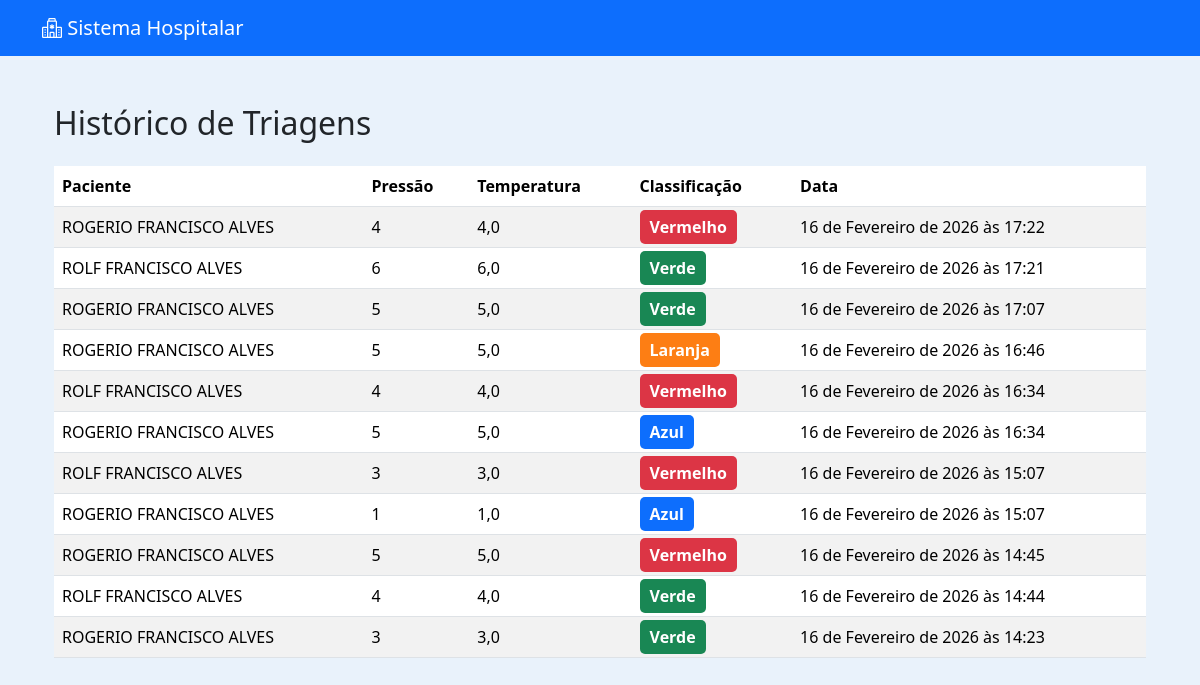
Page /triagem/historico/ on the earlier database version.
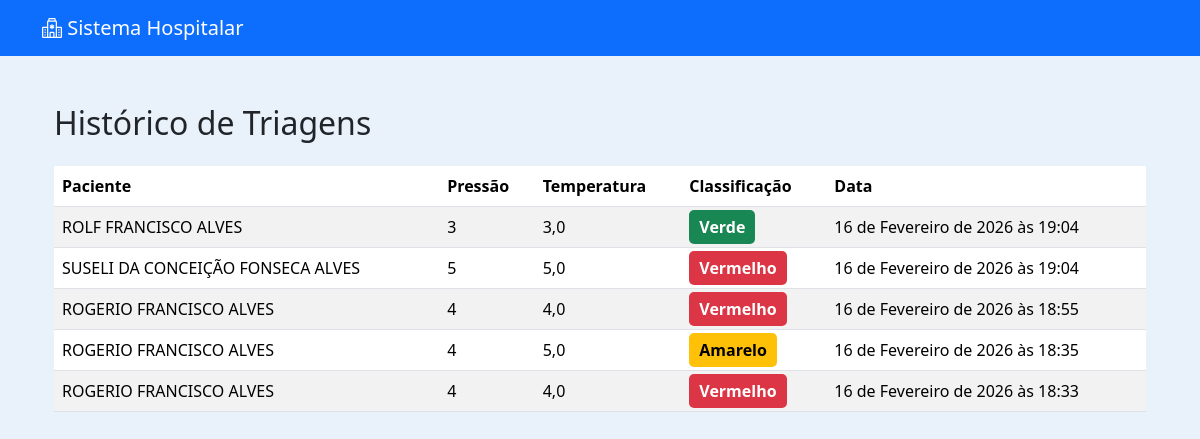
Same page on the later database version.
### triagem/models.py (models this page shows)
class Triagem(models.Model):
    RISCO_CHOICES = [
        ('Vermelho', 'Vermelho'),
        ('Laranja', 'Laranja'),
        ('Amarelo', 'Amarelo'),
        ('Verde', 'Verde'),
        ('Azul', 'Azul'),
    ]
    agendamento = models.OneToOneField(Agendamento, on_delete=models.CASCADE)
    paciente = models.ForeignKey(Paciente, on_delete=models.CASCADE)
    pressao_arterial = models.CharField(max_length=20)
    temperatura = models.DecimalField(max_digits=4, decimal_places=1)
    frequencia_cardiaca = models.IntegerField()
    saturacao = models.IntegerField()
    atendido = models.BooleanField(default=False)
    classificacao_risco = models.CharField(
        max_length=10,
        choices=RISCO_CHOICES,
        blank=True,
        null=True
    )
    observacoes = models.TextField(blank=True, null=True)
    data_triagem = models.DateTimeField(auto_now_add=True)

### pacientes/models.py (models this page shows, shortened)
class Paciente(models.Model):
    nome = models.CharField(max_length=100)
    nome_social = models.CharField(max_length=100, blank=True, null=True)
    nome_mae = models.CharField(max_length=100)
    nome_pai = models.CharField(max_length=100, blank=True, null=True)
    cpf = models.CharField(
        max_length=14,
        unique=True,
        validators=[
            RegexValidator(
                r'^\d{3}\.\d{3}\.\d{3}-\d{2}$',
                'CPF inválido! Use XXX.XXX.XXX-XX'
            )
        ]
    )
    data_nascimento = models.DateField()
    SEXO_BIOLOGICO_CHOICES = [
        ('M', 'Masculino'),
        ('F', 'Feminino'),
        ('I', 'Intersexo'),
    ]
    sexo_biologico = models.CharField(max_length=1, choices=SEXO_BIOLOGICO_CHOICES)
    identidade_genero = models.CharField(max_length=50)
    orientacao_sexual = models.CharField(max_length=50)
    NACIONALIDADE_CHOICES = [
        ('BRASILEIRA', 'Brasileira'),
        ('ARGENTINA', 'Argentina'),
        ('BOLIVIANA', 'Boliviana'),
        ('CHILENA', 'Chilena'),
        ('COLOMBIANA', 'Colombiana'),
        ('PARAGUAIA', 'Paraguaia'),
        ('PERUANA', 'Peruana'),
        ('URUGUAIA', 'Uruguaia'),
        ('VENEZUELANA', 'Venezuelana'),
        ('OUTRA', 'Outra'),
    ]
    nacionalidade = models.CharField(
        max_length=20,
        choices=NACIONALIDADE_CHOICES,
        default='BRASILEIRA'
    )
    naturalidade = models.CharField(max_length=100)
    RACA_COR_CHOICES = [
        ('BRANCA', 'Branca'),
        ('PRETA', 'Preta'),
        ('PARDA', 'Parda'),
        ('AMARELA', 'Amarela'),
        ('INDIGENA', 'Indígena'),
    ]
    raca_cor = models.CharField(max_length=10, choices=RACA_COR_CHOICES)
    ESTADO_CIVIL_CHOICES = [
        ('SOLTEIRO', 'Solteiro(a)'),
        ('CASADO', 'Casado(a)'),
        ('DIVORCIADO', 'Divorciado(a)'),
        ('VIUVO', 'Viúvo(a)'),
        ('UNIAO_ESTAVEL', 'União Estável'),
    ]
    estado_civil = models.CharField(max_length=20, choices=ESTADO_CIVIL_CHOICES)
    ESCOLARIDADE_CHOICES = [
        ('SEM_INSTRUCAO', 'Sem instrução'),
        ('FUNDAMENTAL_INCOMPLETO', 'Fundamental incompleto'),
        ('FUNDAMENTAL_COMPLETO', 'Fundamental completo'),
        ('MEDIO_INCOMPLETO', 'Médio incompleto'),
        ('MEDIO_COMPLETO', 'Médio completo'),
        ('SUPERIOR_INCOMPLETO', 'Superior incompleto'),
        ('SUPERIOR_COMPLETO', 'Superior completo'),
        ('POS_GRADUACAO', 'Pós-graduação'),
        ('MESTRADO', 'Mestrado'),
        ('DOUTORADO', 'Doutorado'),
    ]
    escolaridade = models.CharField(max_length=30, choices=ESCOLARIDADE_CHOICES)
    profissao = models.CharField(max_length=50)
    rg = models.CharField(max_length=20)
    orgao_emissor = models.CharField(max_length=10)
    UF_CHOICES = [
        ('AC','AC'), ('AL','AL'), ('AP','AP'), ('AM','AM'),
        ('BA','BA'), ('CE','CE'), ('DF','DF'), ('ES','ES'),
        ('GO','GO'), ('MA','MA'), ('MT','MT'), ('MS','MS'),
        ('MG','MG'), ('PA','PA'), ('PB','PB'), ('PR','PR'),
        ('PE','PE'), ('PI','PI'), ('RJ','RJ'), ('RN','RN'),
        ('RS','RS'), ('RO','RO'), ('RR','RR'), ('SC','SC'),
        ('SP','SP'), ('SE','SE'), ('TO','TO'),
    ]
    uf_rg = models.CharField(max_length=2, choices=UF_CHOICES)
    cep = models.CharField(
        max_length=9,
        validators=[
            RegexValidator(
                r'^\d{5}-\d{3}$',
                'CEP inválido! Use XXXXX-XXX'
            )
        ]
    )
    endereco = models.CharField(max_length=100)
    numero = models.CharField(max_length=10)
    complemento = models.CharField(max_length=50, blank=True, null=True)
    bairro = models.CharField(max_length=50)
    municipio = models.CharField(max_length=50)
    uf = models.CharField(max_length=2, choices=UF_CHOICES)
    ZONA_CHOICES = [
        ('URBANA', 'Urbana'),
        ('RURAL', 'Rural'),
    ]
    zona = models.CharField(max_length=6, choices=ZONA_CHOICES)
    telefone_fixo = models.CharField(
        max_length=15,
        blank=True,
        null=True,
        validators=[
            RegexValidator(
                r'^\(\d{2}\)\s\d{4}-\d{4}$',
                'Telefone inválido! Use (XX) XXXX-XXXX'
            )
        ]
    )
    celular = models.CharField(
        max_length=15,
        validators=[
            RegexValidator(
                r'^\(\d{2}\)\s\d{5}-\d{4}$',
                'Celular inválido! Use (XX) XXXXX-XXXX'
            )
        ]
    )
    whatsapp = models.BooleanField(default=False)
    email = models.EmailField(blank=True, null=True)
    cartao_sus = models.CharField(max_length=18, blank=True, null=True)
    criado_por = models.ForeignKey(
        User,
        on_delete=models.SET_NULL,
        null=True,
        blank=True,
        related_name='pacientes_criados'
    )
    data_criacao = models.DateTimeField(default=timezone.now, editable=False)
    data_atualizacao = models.DateTimeField(auto_now=True)

### triagem/views.py (the view)
# urls.py: path('historico/', views.historico_triagens, name='historico_triagens'),
def historico_triagens(request):
    triagens = Triagem.objects.all().order_by('-data_triagem')
    return render(request, 'triagem/historico_triagens.html', {
        'triagens': triagens
    })

### triagem/templates/triagem/historico_triagens.html (shortened to what this page needs)
{% extends 'usuarios/base.html' %}
{% block content %}
<div class="container mt-5">
    <h2>Histórico de Triagens</h2>
    <table class="table table-striped mt-4">
        <thead>
            <tr>
                <th>Paciente</th>
                <th>Pressão</th>
                <th>Temperatura</th>
                <th>Classificação</th>
                <th>Data</th>
            </tr>
        </thead>
        <tbody>
            {% for t in triagens %}
            <tr>
                <td>{{ t.paciente.nome }}</td>
                <td>{{ t.pressao_arterial }}</td>
                <td>{{ t.temperatura }}</td>
                <td>
                    {% if t.classificacao_risco %}
                        <span class="badge-risco {{ t.classificacao_risco }}">
                            {{ t.classificacao_risco }}
                        </span>
                    {% else %}
                        —
                    {% endif %}
                </td>
                <td>{{ t.data_triagem }}</td>
            </tr>
            {% empty %}
            <tr>
                <td colspan="5">Nenhuma triagem registrada.</td>
            </tr>
            {% endfor %}
        </tbody>
    </table>
</div>
{% endblock %}

### usuarios/templates/usuarios/base.html (shortened to what this page needs)
<!DOCTYPE html>
<html lang="pt-br">
<head>
    <link href="https://cdn.jsdelivr.net/npm/bootstrap@5.3.2/dist/css/bootstrap.min.css" rel="stylesheet">
    <link rel="stylesheet" href="https://cdn.jsdelivr.net/npm/bootstrap-icons@1.11.1/font/bootstrap-icons.css">
    <link href="https://cdn.jsdelivr.net/npm/select2@4.1.0-rc.0/dist/css/select2.min.css" rel="stylesheet" />
</head>
<body>
    <nav class="navbar navbar-expand-lg navbar-dark bg-primary">
        <div class="container">
            <span class="navbar-brand">
                <i class="bi bi-hospital"></i> Sistema Hospitalar
            </span>
        </div>
    </nav>
    <div class="container mt-4">
        {% block content %}
        {% endblock %}
    </div>
</body>
</html>

### usuarios/templates/usuarios/base.html (style rules this page uses)
body { background-color: #e9f2fb; }

### triagem/templates/triagem/historico_triagens.html (style rules this page uses)
.badge-risco { padding: 6px 10px; border-radius: 5px; font-weight: bold; }
.Vermelho { background-color: #dc3545; color: white; }
.Amarelo { background-color: #ffc107; color: black; }
.Verde { background-color: #198754; color: white; }

Differences in the rows shown:
removed Triagem: paciente.nome "ROGERIO FRANCISCO ALVES", pressao_arterial "4", temperatura "4,0", classificacao_risco "Vermelho", data_triagem "16 de Fevereiro de 2026 às 17:22"
removed Triagem: paciente.nome "ROLF FRANCISCO ALVES", pressao_arterial "6", temperatura "6,0", classificacao_risco "Verde", data_triagem "16 de Fevereiro de 2026 às 17:21"
removed Triagem: paciente.nome "ROGERIO FRANCISCO ALVES", pressao_arterial "5", temperatura "5,0", classificacao_risco "Verde", data_triagem "16 de Fevereiro de 2026 às 17:07"
removed Triagem: paciente.nome "ROGERIO FRANCISCO ALVES", pressao_arterial "5", temperatura "5,0", classificacao_risco "Laranja", data_triagem "16 de Fevereiro de 2026 às 16:46"
removed Triagem: paciente.nome "ROLF FRANCISCO ALVES", pressao_arterial "4", temperatura "4,0", classificacao_risco "Vermelho", data_triagem "16 de Fevereiro de 2026 às 16:34"
removed Triagem: paciente.nome "ROGERIO FRANCISCO ALVES", pressao_arterial "5", temperatura "5,0", classificacao_risco "Azul", data_triagem "16 de Fevereiro de 2026 às 16:34"
removed Triagem: paciente.nome "ROGERIO FRANCISCO ALVES", pressao_arterial "1", temperatura "1,0", classificacao_risco "Azul", data_triagem "16 de Fevereiro de 2026 às 15:07"
changed Triagem "ROLF FRANCISCO ALVES": classificacao_risco "Vermelho" → "Verde"; data_triagem "16 de Fevereiro de 2026 às 15:07" → "16 de Fevereiro de 2026 às 19:04"
added Triagem: paciente.nome "SUSELI DA CONCEIÇÃO FONSECA ALVES", pressao_arterial "5", temperatura "5,0", classificacao_risco "Vermelho", data_triagem "16 de Fevereiro de 2026 às 19:04"
changed Triagem: pressao_arterial "5" → "4"; temperatura "5,0" → "4,0"; data_triagem "16 de Fevereiro de 2026 às 14:45" → "16 de Fevereiro de 2026 às 18:55"
changed Triagem: paciente.nome "ROLF FRANCISCO ALVES" → "ROGERIO FRANCISCO ALVES"; temperatura "4,0" → "5,0"; classificacao_risco "Verde" → "Amarelo"; data_triagem "16 de Fevereiro de 2026 às 14:44" → "16 de Fevereiro de 2026 às 18:35"
changed Triagem: pressao_arterial "3" → "4"; temperatura "3,0" → "4,0"; classificacao_risco "Verde" → "Vermelho"; data_triagem "16 de Fevereiro de 2026 às 14:23" → "16 de Fevereiro de 2026 às 18:33"
